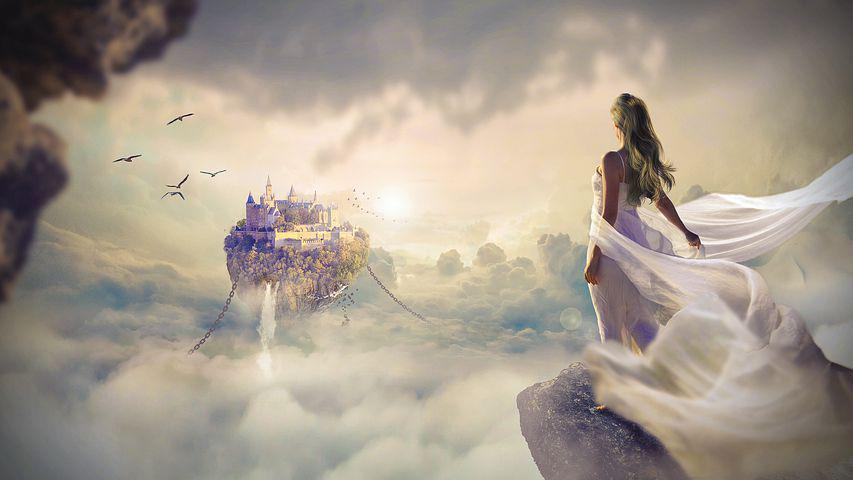
#> input picture fiction.jpg, 853 x 480 px
$ python main.py
#> lines starting #> are read from the running program, lines starting #| are printed output that depends on the picture
#Getting the imports
import cv2
import numpy as np

#Reading the image
img = cv2.imread('fiction.jpg')
#> img is the input picture: shape (480, 853, 3); mean B, G, R 142, 155.3, 166.2

#Gauusian kernel for sharpening
gaussian_blur = cv2.GaussianBlur(img, (7,7), 2)

#Sharpening using addweighted()
sharpened1 = cv2.addWeighted(img,1.5, gaussian_blur, -0.5, 0)
sharpened2 = cv2.addWeighted(img,3.5, gaussian_blur, -2.5, 0)
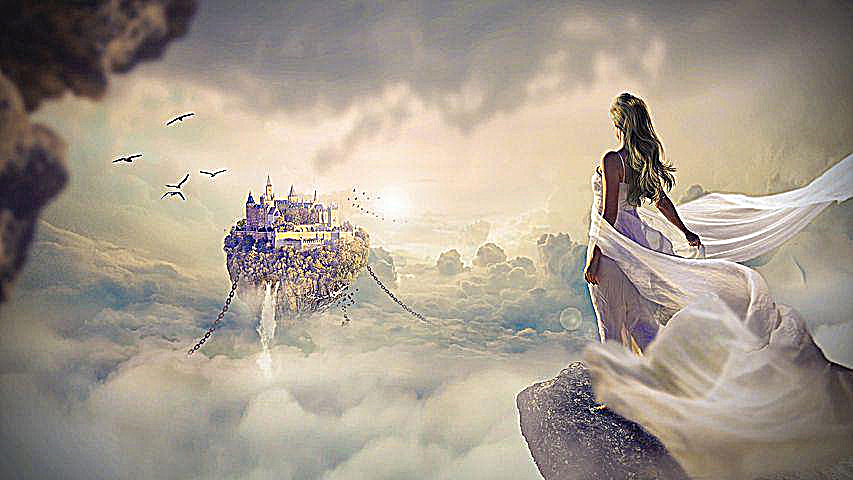
#> sharpened2: shape (480, 853, 3); mean B, G, R 142, 155.1, 165.7
sharpened3 = cv2.addWeighted(img,7.5, gaussian_blur, -6.5, 0)
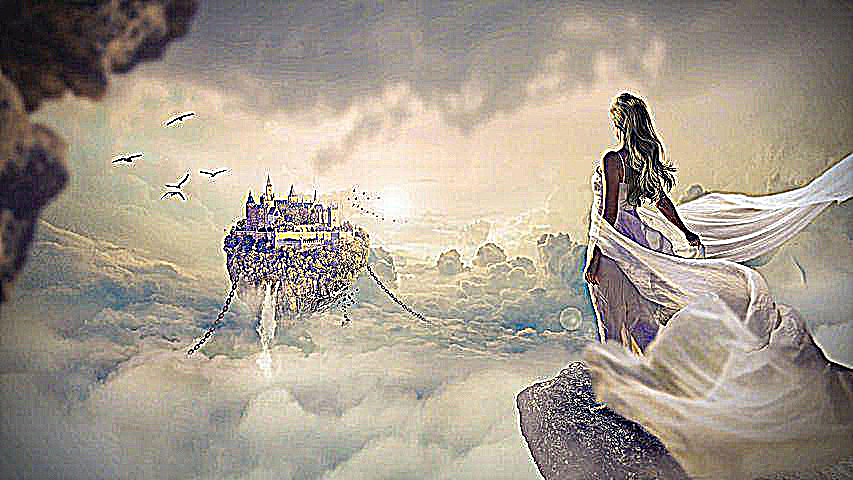
#> sharpened3: shape (480, 853, 3); mean B, G, R 141.8, 154.7, 164.7

#Showing the sharpened Images
cv2.imshow('Sharpened 3', sharpened3)
cv2.imshow('Sharpened 2', sharpened2)
cv2.imshow('Sharpened 1', sharpened1)
cv2.imshow('original', img)
cv2.waitKey(0)

$ run again, with nature.jpg copied over fiction.jpg
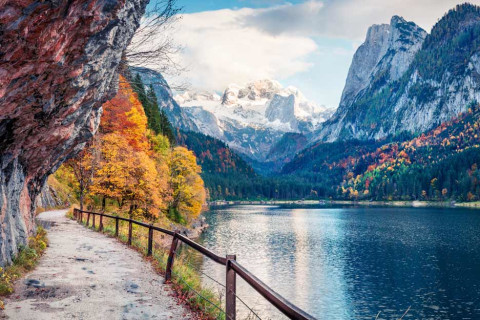
#> input picture nature.jpg, 480 x 320 px
#> img is the input picture: shape (320, 480, 3); mean B, G, R 135.1, 128.7, 120.7
#> `sharpened2 = cv2.addWeighted(img,3.5, gaussian_blur, -2.5, 0)`:
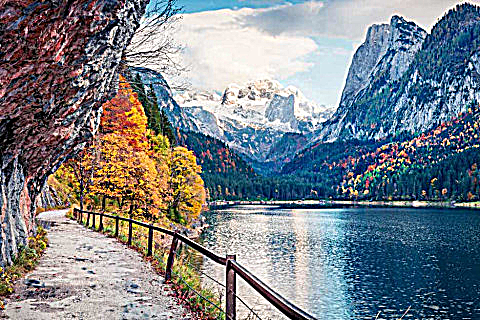
#> sharpened2: shape (320, 480, 3); mean B, G, R 135.7, 129.4, 122.6
#> `sharpened3 = cv2.addWeighted(img,7.5, gaussian_blur, -6.5, 0)`:
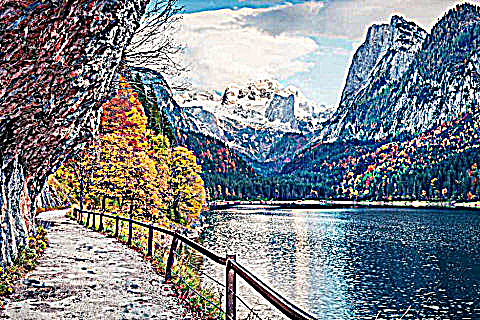
#> sharpened3: shape (320, 480, 3); mean B, G, R 136.4, 130.9, 125.3
